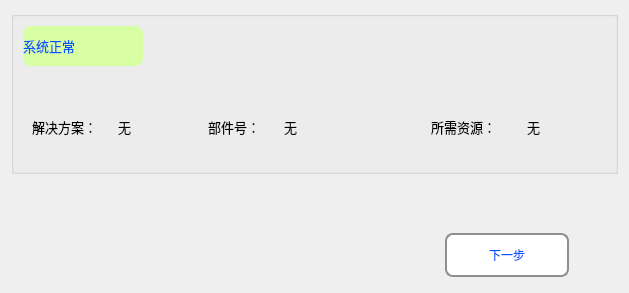
     <widget class="QWidget" name="page_main_diagnosis_result_system_OK">
      <property name="styleSheet">
       <string notr="true">QWidget#page_main_diagnosis_result_system_OK{
border-image: url(:/new/prefix1/Diagnosis_Image/BG_new.png);}</string>
      </property>
      <layout class="QVBoxLayout" name="verticalLayout_15">
       <item>
        <widget class="QGroupBox" name="groupBox_result_module_2">
         <property name="maximumSize">
          <size>
           <width>16777215</width>
           <height>16777215</height>
          </size>
         </property>
         <property name="title">
          <string/>
         </property>
         <layout class="QGridLayout" name="gridLayout_14">
          <item row="2" column="0" colspan="2">
           <widget class="QWidget" name="widget_result_solve_2" native="true">
            <property name="minimumSize">
             <size>
              <width>0</width>
              <height>70</height>
             </size>
            </property>
            <property name="maximumSize">
             <size>
              <width>16777215</width>
              <height>70</height>
             </size>
            </property>
            <layout class="QHBoxLayout" name="horizontalLayout_42">
             <item>
              <widget class="QLabel" name="label_result_solve_fuction_3">
               <property name="minimumSize">
                <size>
                 <width>80</width>
                 <height>0</height>
                </size>
               </property>
               <property name="maximumSize">
                <size>
                 <width>80</width>
                 <height>16777215</height>
                </size>
               </property>
               <property name="font">
                <font>
                 <family>微软雅黑</family>
                 <pointsize>10</pointsize>
                </font>
               </property>
               <property name="styleSheet">
                <string notr="true">/*QLabel { 
    border-radius: 8px; 
    min-width: 120px;
    min-height: 40px;
	background-color: rgb(216, 255, 164);
	color: rgb(0, 85, 255);
	font: 75 10pt &quot;微软雅黑&quot;;
 }*/</string>
               </property>
               <property name="text">
                <string>解决方案：</string>
               </property>
              </widget>
             </item>
             <item>
              <widget class="QLabel" name="label_result_solve_fuction_4">
               <property name="minimumSize">
                <size>
                 <width>0</width>
                 <height>0</height>
                </size>
               </property>
               <property name="maximumSize">
                <size>
                 <width>16777215</width>
                 <height>16777215</height>
                </size>
               </property>
               <property name="font">
                <font>
                 <family>微软雅黑</family>
                 <pointsize>10</pointsize>
                </font>
               </property>
               <property name="styleSheet">
                <string notr="true">/*QLabel { 
    border-radius: 8px; 
    min-width: 120px;
    min-height: 40px;
	background-color: rgb(216, 255, 164);
	color: rgb(0, 85, 255);
	font: 75 10pt &quot;微软雅黑&quot;;
 }*/</string>
               </property>
               <property name="text">
                <string>无</string>
               </property>
              </widget>
             </item>
             <item>
              <spacer name="horizontalSpacer_98">
               <property name="orientation">
                <enum>Qt::Horizontal</enum>
               </property>
               <property name="sizeHint" stdset="0">
                <size>
                 <width>40</width>
                 <height>20</height>
                </size>
               </property>
              </spacer>
             </item>
             <item>
              <widget class="QLabel" name="label_result_module_number_title_4">
               <property name="minimumSize">
                <size>
                 <width>70</width>
                 <height>0</height>
                </size>
               </property>
               <property name="maximumSize">
                <size>
                 <width>70</width>
                 <height>16777215</height>
                </size>
               </property>
               <property name="font">
                <font>
                 <family>微软雅黑</family>
                 <pointsize>10</pointsize>
                 <weight>50</weight>
                 <bold>false</bold>
                </font>
               </property>
               <property name="text">
                <string>部件号：</string>
               </property>
              </widget>
             </item>
             <item>
              <widget class="QLabel" name="label_result_module_number_title_5">
               <property name="minimumSize">
                <size>
                 <width>70</width>
                 <height>0</height>
                </size>
               </property>
               <property name="maximumSize">
                <size>
                 <width>16777215</width>
                 <height>16777215</height>
                </size>
               </property>
               <property name="font">
                <font>
                 <family>微软雅黑</family>
                 <pointsize>10</pointsize>
                 <weight>50</weight>
                 <bold>false</bold>
                </font>
               </property>
               <property name="text">
                <string>无</string>
               </property>
              </widget>
             </item>
             <item>
              <spacer name="horizontalSpacer_105">
               <property name="orientation">
                <enum>Qt::Horizontal</enum>
               </property>
               <property name="sizeHint" stdset="0">
                <size>
                 <width>40</width>
                 <height>20</height>
                </size>
               </property>
              </spacer>
             </item>
             <item>
              <widget class="QLabel" name="label_result_solve_needs_title_2">
               <property name="minimumSize">
                <size>
                 <width>90</width>
                 <height>0</height>
                </size>
               </property>
               <property name="maximumSize">
                <size>
                 <width>90</width>
                 <height>16777215</height>
                </size>
               </property>
               <property name="font">
                <font>
                 <family>微软雅黑</family>
                 <pointsize>10</pointsize>
                 <weight>50</weight>
                 <bold>false</bold>
                </font>
               </property>
               <property name="text">
                <string>所需资源：</string>
               </property>
              </widget>
             </item>
             <item>
              <widget class="QLabel" name="label_result_module_number_title_6">
               <property name="minimumSize">
                <size>
                 <width>70</width>
                 <height>0</height>
                </size>
               </property>
               <property name="maximumSize">
                <size>
                 <width>16777215</width>
                 <height>16777215</height>
                </size>
               </property>
               <property name="font">
                <font>
                 <family>微软雅黑</family>
                 <pointsize>10</pointsize>
                 <weight>50</weight>
                 <bold>false</bold>
                </font>
               </property>
               <property name="text">
                <string>无</string>
               </property>
               <property name="wordWrap">
                <bool>false</bool>
               </property>
              </widget>
             </item>
            </layout>
           </widget>
          </item>
          <item row="1" column="0" colspan="2">
           <spacer name="horizontalSpacer_155">
            <property name="orientation">
             <enum>Qt::Horizontal</enum>
            </property>
            <property name="sizeHint" stdset="0">
             <size>
              <width>40</width>
              <height>20</height>
             </size>
            </property>
           </spacer>
          </item>
          <item row="0" column="0">
           <widget class="QLabel" name="label_result_2">
            <property name="minimumSize">
             <size>
              <width>120</width>
              <height>40</height>
             </size>
            </property>
            <property name="maximumSize">
             <size>
              <width>16777215</width>
              <height>16777215</height>
             </size>
            </property>
            <property name="font">
             <font>
              <family>微软雅黑</family>
              <pointsize>10</pointsize>
              <weight>9</weight>
              <italic>false</italic>
              <bold>false</bold>
             </font>
            </property>
            <property name="styleSheet">
             <string notr="true">QLabel { 
    /*border: 2px solid #8f8f91;*/
    border-radius: 8px; 
    min-width: 120px;
    min-height: 40px;
	background-color: rgb(216, 255, 164);
	color: rgb(0, 85, 255);
	font: 75 10pt &quot;微软雅黑&quot;;
 }</string>
            </property>
            <property name="text">
             <string>系统正常</string>
            </property>
            <property name="wordWrap">
             <bool>false</bool>
            </property>
           </widget>
          </item>
          <item row="0" column="1">
           <spacer name="horizontalSpacer_139">
            <property name="orientation">
             <enum>Qt::Horizontal</enum>
            </property>
            <property name="sizeHint" stdset="0">
             <size>
              <width>40</width>
              <height>20</height>
             </size>
            </property>
           </spacer>
          </item>
         </layout>
        </widget>
       </item>
       <item>
        <spacer name="verticalSpacer_23">
         <property name="orientation">
          <enum>Qt::Vertical</enum>
         </property>
         <property name="sizeHint" stdset="0">
          <size>
           <width>20</width>
           <height>40</height>
          </size>
         </property>
        </spacer>
       </item>
       <item>
        <widget class="QWidget" name="widget_slolve_button_page_2" native="true">
         <layout class="QHBoxLayout" name="horizontalLayout_48">
          <item>
           <spacer name="horizontalSpacer_272">
            <property name="orientation">
             <enum>Qt::Horizontal</enum>
            </property>
            <property name="sizeHint" stdset="0">
             <size>
              <width>28</width>
              <height>20</height>
             </size>
            </property>
           </spacer>
          </item>
          <item>
           <spacer name="horizontalSpacer_273">
            <property name="orientation">
             <enum>Qt::Horizontal</enum>
            </property>
            <property name="sizeHint" stdset="0">
             <size>
              <width>35</width>
              <height>20</height>
             </size>
            </property>
           </spacer>
          </item>
          <item>
           <spacer name="horizontalSpacer_274">
            <property name="orientation">
             <enum>Qt::Horizontal</enum>
            </property>
            <property name="sizeHint" stdset="0">
             <size>
              <width>17</width>
              <height>20</height>
             </size>
            </property>
           </spacer>
          </item>
          <item>
           <spacer name="horizontalSpacer_275">
            <property name="orientation">
             <enum>Qt::Horizontal</enum>
            </property>
            <property name="sizeHint" stdset="0">
             <size>
              <width>35</width>
              <height>20</height>
             </size>
            </property>
           </spacer>
          </item>
          <item>
           <spacer name="horizontalSpacer_276">
            <property name="orientation">
             <enum>Qt::Horizontal</enum>
            </property>
            <property name="sizeHint" stdset="0">
             <size>
              <width>34</width>
              <height>20</height>
             </size>
            </property>
           </spacer>
          </item>
          <item>
           <spacer name="horizontalSpacer_277">
            <property name="orientation">
             <enum>Qt::Horizontal</enum>
            </property>
            <property name="sizeHint" stdset="0">
             <size>
              <width>35</width>
              <height>20</height>
             </size>
            </property>
           </spacer>
          </item>
          <item>
           <spacer name="horizontalSpacer_278">
            <property name="orientation">
             <enum>Qt::Horizontal</enum>
            </property>
            <property name="sizeHint" stdset="0">
             <size>
              <width>54</width>
              <height>20</height>
             </size>
            </property>
           </spacer>
          </item>
          <item>
           <spacer name="horizontalSpacer_279">
            <property name="orientation">
             <enum>Qt::Horizontal</enum>
            </property>
            <property name="sizeHint" stdset="0">
             <size>
              <width>53</width>
              <height>20</height>
             </size>
            </property>
           </spacer>
          </item>
          <item>
           <spacer name="horizontalSpacer_280">
            <property name="orientation">
             <enum>Qt::Horizontal</enum>
            </property>
            <property name="sizeHint" stdset="0">
             <size>
              <width>44</width>
              <height>20</height>
             </size>
            </property>
           </spacer>
          </item>
          <item>
           <spacer name="horizontalSpacer_281">
            <property name="orientation">
             <enum>Qt::Horizontal</enum>
            </property>
            <property name="sizeHint" stdset="0">
             <size>
              <width>39</width>
              <height>20</height>
             </size>
            </property>
           </spacer>
          </item>
          <item>
           <spacer name="horizontalSpacer_282">
            <property name="orientation">
             <enum>Qt::Horizontal</enum>
            </property>
            <property name="sizeHint" stdset="0">
             <size>
              <width>17</width>
              <height>20</height>
             </size>
            </property>
           </spacer>
          </item>
          <item>
           <spacer name="horizontalSpacer_283">
            <property name="orientation">
             <enum>Qt::Horizontal</enum>
            </property>
            <property name="sizeHint" stdset="0">
             <size>
              <width>34</width>
              <height>20</height>
             </size>
            </property>
           </spacer>
          </item>
          <item>
           <widget class="QToolButton" name="toolButton_resule_OK_next">
            <property name="minimumSize">
             <size>
              <width>124</width>
              <height>44</height>
             </size>
            </property>
            <property name="maximumSize">
             <size>
              <width>100</width>
              <height>35</height>
             </size>
            </property>
            <property name="styleSheet">
             <string notr="true">QToolButton { 
    border: 2px solid #8f8f91;
    border-radius: 8px; 
    min-width: 120px;
    min-height: 40px;
	background-color: rgb(255, 255, 255);
	color: rgb(0, 85, 255);
	font: 75 12pt &quot;微软雅黑&quot;;
 }
QToolButton:pressed {
    border: 2px solid #8f8f91;
    border-radius: 6px; 
    background-color: rgb(255, 255, 255);
    min-width: 120px;
    min-height: 40px;
	color: rgb(0, 85, 255);
	font: 75 10pt &quot;微软雅黑&quot;;
}</string>
            </property>
            <property name="text">
             <string>下一步</string>
            </property>
           </widget>
          </item>
          <item>
           <spacer name="horizontalSpacer_284">
            <property name="orientation">
             <enum>Qt::Horizontal</enum>
            </property>
            <property name="sizeHint" stdset="0">
             <size>
              <width>40</width>
              <height>20</height>
             </size>
            </property>
           </spacer>
          </item>
         </layout>
        </widget>
       </item>
      </layout>
     </widget>
